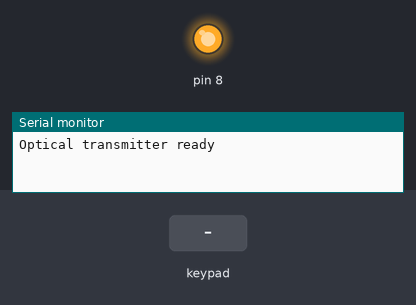
A sketch run on a simulated Arduino Uno, built with avr-gcc and run on an emulated ATmega328P. Shown: output pins drawn as LEDs (lit = HIGH), the last lines printed to the serial monitor. Wiring (inferred from the names in the program): 4×4 keypad with keys 1 2 3 A 4 5 6 B 7 8 9 C * 0 # D: rows pin 11, pin 10, pin 9, pin 7; columns pin 6, pin 5, pin 4, pin 3. Inputs (shaded band) come from the test bench.

Above: at 1.2 s.
1.3 s: keypad keys 1 1 1 0 9 7 * pressed 0.4 s apart
At 4.6 s:
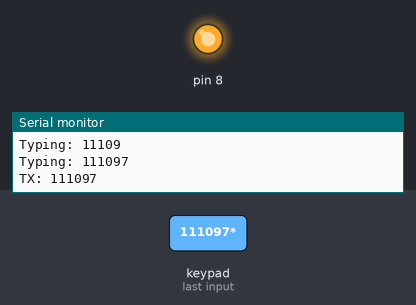
5.6 s: key 'A' pressed
7.1 s: keypad keys 6 5 4 3 * pressed 0.4 s apart
At 9.6 s:
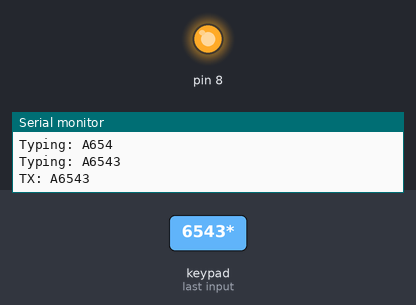
10.6 s: key 'B' pressed
12.1 s: keypad keys 1 3 9 7 2 2 * pressed 0.4 s apart
At 15.3 s:
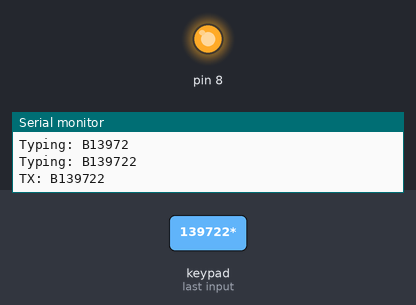
16.4 s: key 'C' pressed
Timing chart, 0 to 18.9 s (numbered marks = the images above; inputs shaded):
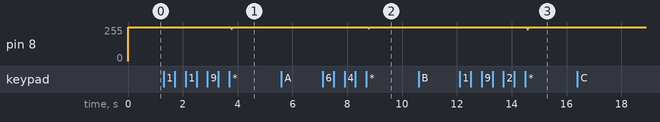

The sketch:

transmitter.ino
```cpp
#include <Arduino.h>
#include <string.h>
#include "Keypad4x4.h"
#include "OpticalTx.h"

const uint8_t STX = 0x02;
const uint8_t ETX = 0x03;
const uint8_t MAX_MESSAGE = 16;

char message[MAX_MESSAGE + 1] = {};
char previousMessage[MAX_MESSAGE + 1] = {};
uint8_t messageLength = 0;
uint8_t previousLength = 0;

void transmit(const char *text, uint8_t length) {
  OpticalTx::sendByte(STX);
  for (uint8_t i = 0; i < length; i++) {
    OpticalTx::sendByte((uint8_t)text[i]);
  }
  OpticalTx::sendByte(ETX);
}

void sendMessage() {
  if (messageLength > 0) {
    previousLength = messageLength;
    memcpy(previousMessage, message, messageLength + 1);
  }

  if (previousLength == 0) return;

  Serial.print(F("TX: "));
  Serial.println(previousMessage);
  Serial.flush();

  transmit(previousMessage, previousLength);

  messageLength = 0;
  message[0] = '\0';
  delay(150);  // receiver updates the OLED after ETX
}

void setup() {
  Serial.begin(115200);
  Keypad4x4::begin();
  OpticalTx::begin();
  Serial.println(F("Optical transmitter ready"));
}

void loop() {
  char key = Keypad4x4::read();
  if (!key) return;

  delay(25);
  if (Keypad4x4::read() != key) return;

  if (key == '*') {
    sendMessage();
  } else if (messageLength < MAX_MESSAGE) {
    // Two spare keypad keys are mapped to H and I for the demo.
    if (key == 'D') key = 'H';
    else if (key == '#') key = 'I';

    message[messageLength++] = key;
    message[messageLength] = '\0';
    Serial.print(F("Typing: "));
    Serial.println(message);
  }

  while (Keypad4x4::read()) delay(5);
  delay(20);
}
```

OpticalTx.h
```cpp
#pragma once

#include <Arduino.h>
#include <avr/interrupt.h>

#if !defined(__AVR_ATmega328P__) || F_CPU != 16000000UL
#error "Use a classic 16 MHz ATmega328P UNO/Nano"
#endif

namespace OpticalTx {

static const uint16_t BIT_TICKS = 100;  // 50 us with Timer1 at 2 MHz

inline void waitUntil(uint16_t target) {
  while ((int16_t)(TCNT1 - target) < 0) {}
}

inline void begin() {
  digitalWrite(8, HIGH);  // idle optical state
  pinMode(8, OUTPUT);

  TCCR1A = 0;
  TCCR1B = _BV(CS11);    // 16 MHz / 8 = 2 MHz
  TIMSK1 = 0;
  TCNT1 = 0;
}

inline void sendByte(uint8_t value) {
  const uint8_t savedSREG = SREG;
  cli();

  // D8 = PB0. Start bit is optical 0.
  PORTB &= ~_BV(PB0);
  uint16_t next = TCNT1 + BIT_TICKS;

  for (uint8_t i = 0; i < 8; i++) {
    waitUntil(next);
    if (value & (1 << i)) PORTB |= _BV(PB0);
    else PORTB &= ~_BV(PB0);
    next += BIT_TICKS;
  }

  waitUntil(next);
  PORTB |= _BV(PB0);     // stop bit = optical 1
  next += BIT_TICKS;
  waitUntil(next);

  SREG = savedSREG;
  delayMicroseconds(150);
}

}  // namespace OpticalTx
```

Keypad4x4.h
```cpp
#pragma once

#include <Arduino.h>

namespace Keypad4x4 {

static const uint8_t rowPins[4] = {11, 10, 9, 7};
static const uint8_t colPins[4] = {6, 5, 4, 3};
static const char keyMap[4][4] = {
  {'1', '2', '3', 'A'},
  {'4', '5', '6', 'B'},
  {'7', '8', '9', 'C'},
  {'*', '0', '#', 'D'}
};

inline void begin() {
  for (uint8_t r = 0; r < 4; r++) {
    digitalWrite(rowPins[r], LOW);
    pinMode(rowPins[r], INPUT);
  }

  for (uint8_t c = 0; c < 4; c++) {
    pinMode(colPins[c], INPUT_PULLUP);
  }
}

inline char read() {
  for (uint8_t r = 0; r < 4; r++) {
    pinMode(rowPins[r], OUTPUT);
    digitalWrite(rowPins[r], LOW);
    delayMicroseconds(5);

    for (uint8_t c = 0; c < 4; c++) {
      if (digitalRead(colPins[c]) == LOW) {
        pinMode(rowPins[r], INPUT);
        return keyMap[r][c];
      }
    }

    pinMode(rowPins[r], INPUT);
  }

  return 0;
}

}  // namespace Keypad4x4
```

Measured:
- after the input at 1.3 s, pin 8: 255/255 → 242/255 after 2.5 s, → 255/255 0.04 s later
- after the input at 7.1 s, pin 8: 255/255 → 244/255 after 1.7 s, → 255/255 0.04 s later
- after the input at 12.1 s, pin 8: 255/255 → 240/255 after 2.5 s, → 255/255 0.04 s later
